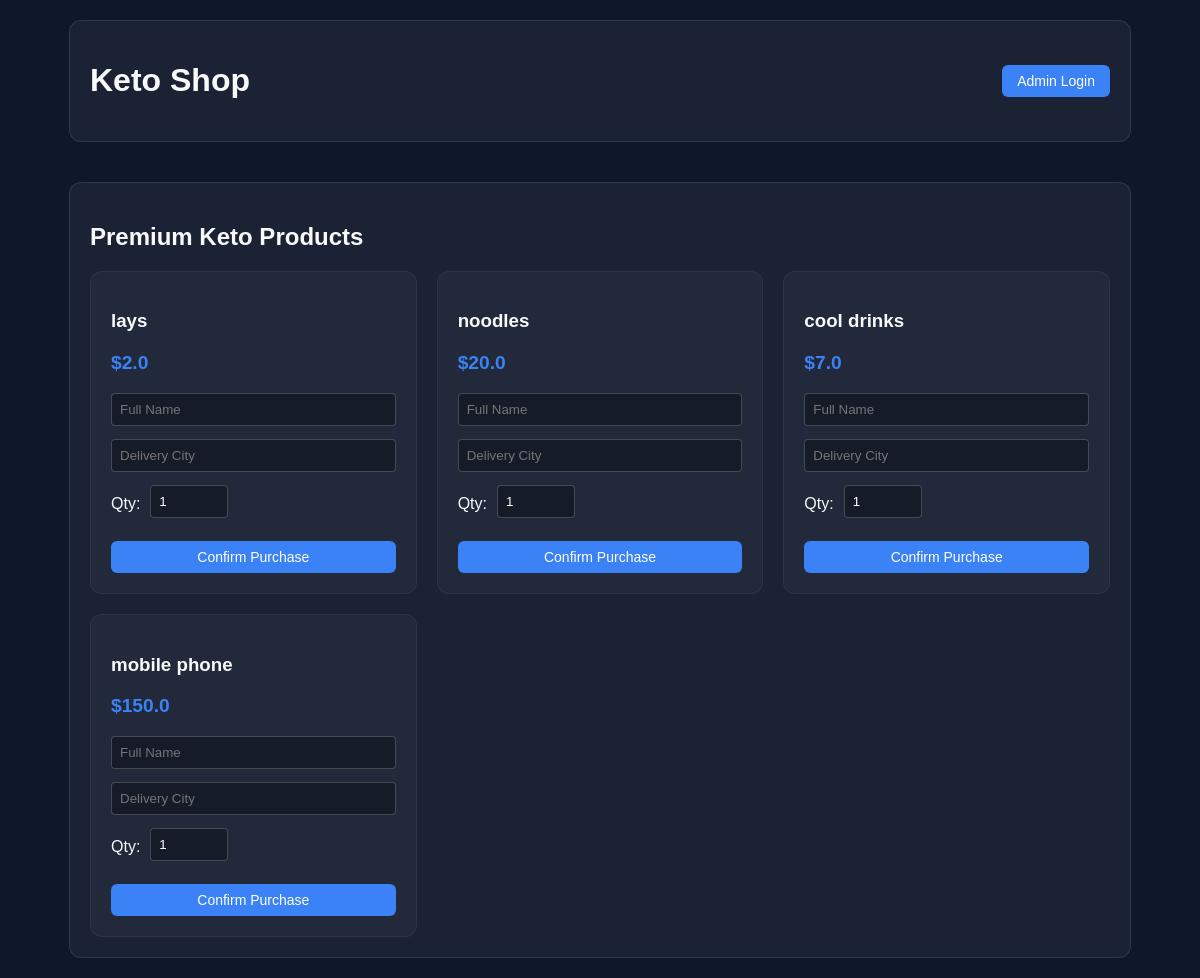
The page / on the database its author committed.
### tables this page shows
CREATE TABLE products 
                        (id INTEGER PRIMARY KEY AUTOINCREMENT, 
                         name TEXT NOT NULL, 
                         price REAL NOT NULL, 
                         stock INTEGER DEFAULT 10);

### app.py (the view)
@app.route('/')
def index():
    conn = sqlite3.connect(DB_PATH)
    products = conn.execute("SELECT * FROM products").fetchall()
    conn.close()
    return render_template('index.html', products=products)

### templates/index.html (shortened to what this page needs)
<!DOCTYPE html>
<html>
<head>
    <link rel="stylesheet" href="{{ url_for('static', filename='style.css') }}">
</head>
<body>
    <div class="glass-card" style="display: flex; justify-content: space-between; align-items: center;">
        <h1>Keto Shop</h1>
        <a href="/login" class="btn">Admin Login</a>
    </div>
    <div class="glass-card">
        <h2>Premium Keto Products</h2>
        <div style="display: grid; grid-template-columns: repeat(auto-fit, minmax(280px, 1fr)); gap: 20px;">
            {% for p in products %}
            <div style="background: rgba(255,255,255,0.03); padding: 20px; border-radius: 12px; border: 1px solid rgba(255,255,255,0.05);">
                <h3>{{ p[1] }}</h3>
                <p style="color: #3b82f6; font-size: 1.2rem; font-weight: bold;">${{ p[2] }}</p>
                <form action="/checkout" method="POST" style="display: flex; flex-direction: column; gap: 8px;">
                    <input type="text" name="buyer_name" placeholder="Full Name" required>
                    <input type="text" name="place" placeholder="Delivery City" required>
                    <div style="display: flex; align-items: center; gap: 10px;">
                        <span>Qty:</span>
                        <input type="number" name="quantity" value="1" min="1" style="width: 60px;">
                    </div>
                    <button type="submit" class="btn" style="width: 100%; margin-top: 10px;">Confirm Purchase</button>
                </form>
            </div>
            {% endfor %}
        </div>
    </div>
</body>
</html>

### static/style.css (style rules this page uses)
body { background: #0f172a; color: #f8fafc; font-family: sans-serif; display: flex; flex-direction: column; align-items: center; margin: 0; }
.glass-card { background: rgba(255, 255, 255, 0.05); backdrop-filter: blur(10px); border: 1px solid rgba(255, 255, 255, 0.1); border-radius: 12px; padding: 20px; width: 85%; margin: 20px 0; }
.btn { background: #3b82f6; color: white; padding: 8px 15px; border: none; border-radius: 6px; cursor: pointer; text-decoration: none; font-size: 14px; }
input { background: rgba(0,0,0,0.3); border: 1px solid rgba(255,255,255,0.2); color: white; padding: 8px; border-radius: 4px; margin-bottom: 5px; }

### rows shown on the page
products: name "lays", price "2.0"
products: name "noodles", price "20.0"
products: name "cool drinks", price "7.0"
products: name "mobile phone", price "150.0"
